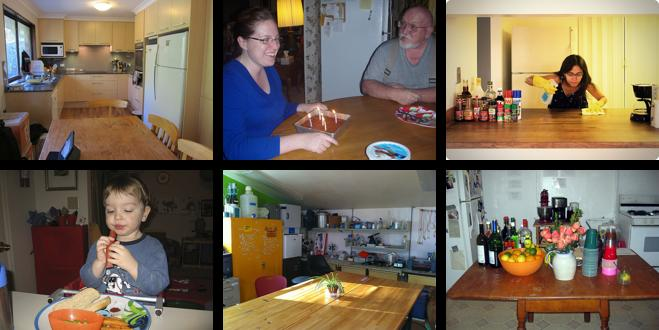
#> input picture image_processing/PhotoBook/sets_images_stripe/2106_2_A.jpg, 659 x 330 px
$ jupyter execute merging_sets_images.ipynb   (shell and % lines are left out)
#> lines starting #> are read from the running program, lines starting #| are printed output that depends on the picture
[cell 1]
from PIL import Image
from matplotlib import pyplot as plt

[cell 2]
def merge2images(img_path1, img_path2, out_path, line_width=20, line_color=(255, 255, 255)):

#> called with img_path1 = 'sets_images_stripe/2106_2_A.jpg', img_path2 = 'sets_images_stripe/2106_2_B.jpg', out_path = 'merged_images/2106_2_merged.jpg', line_width = 20, line_color = (255, 255, 255)
    im1 = Image.open(img_path1)
#> im1 is the input picture: PIL image 659x330 RGB; mean R, G, B 118.2, 104.5, 87.7
    im2 = Image.open(img_path2)
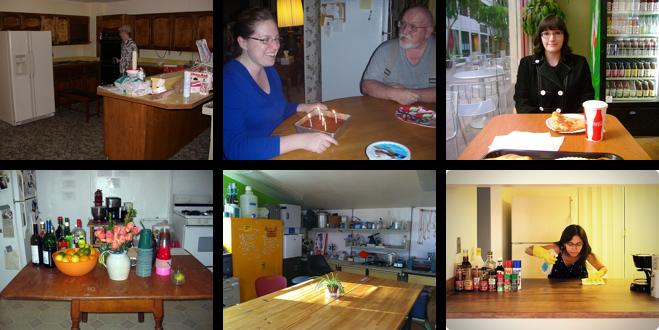
#> input picture image_processing/PhotoBook/sets_images_stripe/2106_2_B.jpg, 659 x 330 px
#> im2 is the input picture: PIL image 659x330 RGB; mean R, G, B 116.2, 102.1, 84.7

    min_h = min(im1.height, im2.height)
#> min_h = 330
    min_w = min(im1.width, im2.width)
#> min_w = 659

    # im1 = im1.resize((int(im1.width * min_h / im1.height), min_h))
    # im2 = im2.resize((int(im2.width * min_h / im2.height), min_h))

    im1 = im1.resize((min_w, int(im1.height * min_w / im1.width)))
    im2 = im2.resize((min_w, int(im2.height * min_w / im2.width)))

    # new_w = im1.width + line_width + im2.width
    # new_h = min_h
    new_w = min_w
#> new_w = 659
    new_h = im1.height + line_width + im2.height
#> new_h = 680
    canvas = Image.new("RGB", (new_w, new_h), (255, 255, 255))
#> canvas: PIL image 659x680 RGB; every value is 255

    canvas.paste(im1, (0, 0))
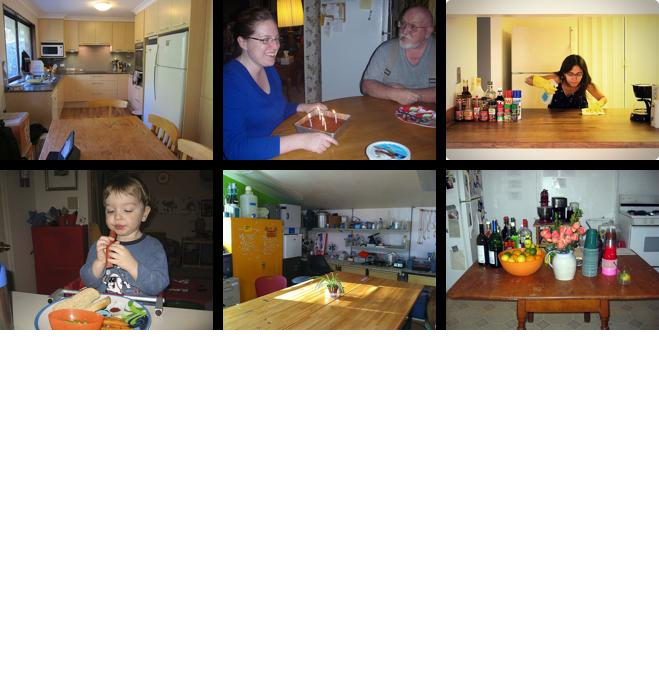
#> canvas: PIL image 659x680 RGB; mean R, G, B 188.6, 182, 173.8

    # line_img = Image.new("RGB", (line_width, new_h), (0,0,0))
    # canvas.paste(line_img, (im1.width, 0))

    line_img = Image.new("RGB", (new_w, line_width), line_color)
#> line_img: PIL image 659x20 RGB; every value is 255
    canvas.paste(line_img, (0, im1.height))


    # canvas.paste(im2, (0, im1.width + line_width, 0))
    canvas.paste(im2, (0, im1.height + line_width))
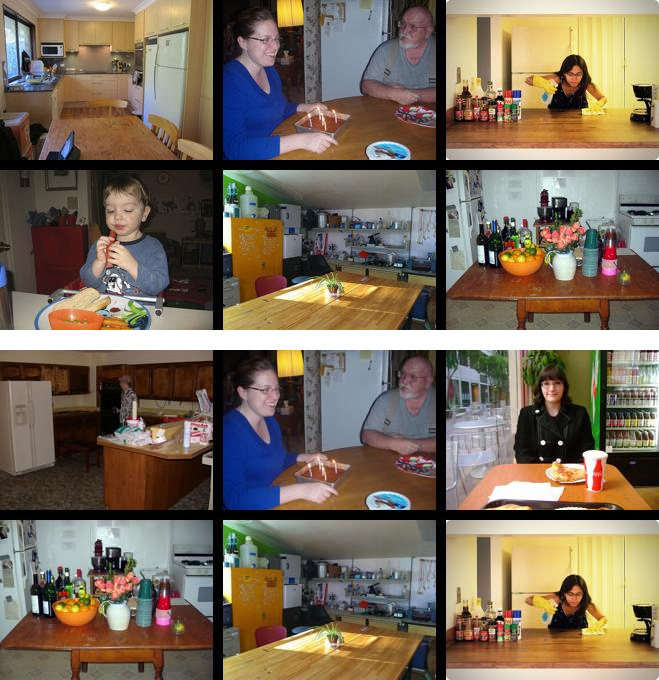
#> canvas: PIL image 659x680 RGB; mean R, G, B 121.2, 107.8, 91.1

    canvas.save(out_path)

merge2images("sets_images_stripe/2106_2_A.jpg", "sets_images_stripe/2106_2_B.jpg", "merged_images/2106_2_merged.jpg")
